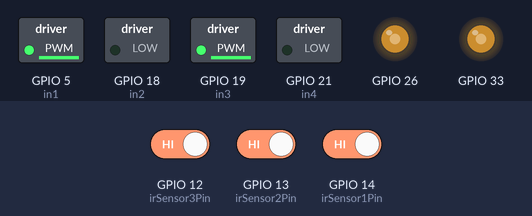
A sketch run on a simulated ESP32. On the bench: switched loads named in the sketch (green lamp = pin HIGH), output pins drawn as LEDs (lit = HIGH). The test bench sets the inputs (shaded band); at power-on: GPIO 12 (irSensor3Pin) HIGH, GPIO 13 (irSensor2Pin) HIGH, GPIO 14 (irSensor1Pin) HIGH.

Above: at 1.2 s.
1.3 s: GPIO 12 (irSensor3Pin) driven LOW and GPIO 13 (irSensor2Pin) driven LOW
At 2.4 s:
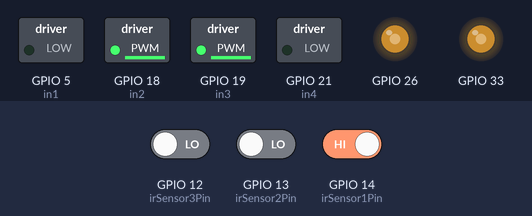
2.8 s: GPIO 12 (irSensor3Pin) driven HIGH
At 3.1 s:
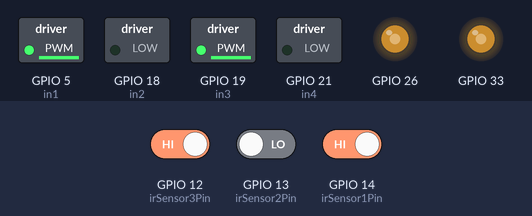
4.3 s: GPIO 14 (irSensor1Pin) driven LOW
At 5.5 s:
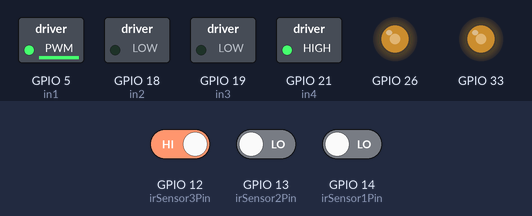
6.0 s: GPIO 13 (irSensor2Pin) driven HIGH
At 6.8 s:
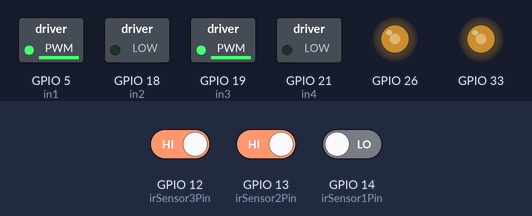
7.5 s: GPIO 13 (irSensor2Pin) driven LOW
At 9.8 s:
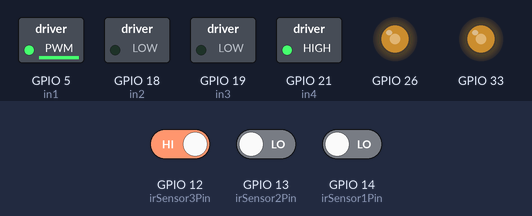
10.3 s: GPIO 12 (irSensor3Pin) driven LOW
At 11.7 s:
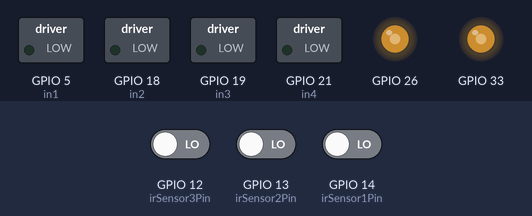
Timing chart, 0 to 12.8 s (numbered marks = the images above; inputs shaded):
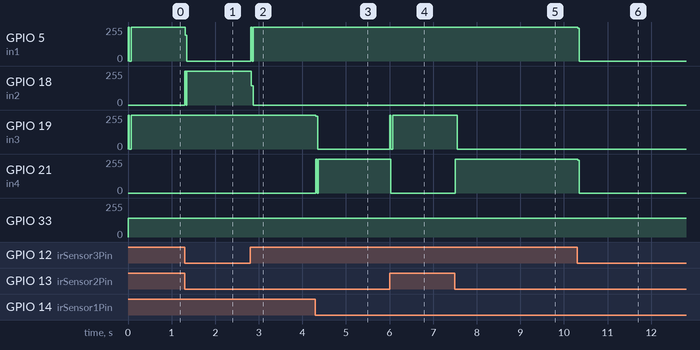

Measured:
- after the input at 1.3 s, GPIO 5 (in1): 254/255 → 0/255 at once; GPIO 18 (in2): 0/255 → 254/255 at once
- after the input at 2.8 s, GPIO 5 (in1): 0/255 → 254/255 at once; GPIO 18 (in2): 254/255 → 0/255 at once
- after the input at 4.3 s, GPIO 19 (in3): 254/255 → 0/255 at once; GPIO 21 (in4): 0/255 → 255/255 at once
- after the input at 6.0 s, GPIO 19 (in3): 0/255 → 254/255 at once; GPIO 21 (in4): 255/255 → 0/255 at once
- after the input at 7.5 s, GPIO 19 (in3): 254/255 → 0/255 after 0.05 s; GPIO 21 (in4): 0/255 → 255/255 at once
- after the input at 10.3 s, GPIO 5 (in1): 254/255 → 0/255 at once; GPIO 21 (in4): 255/255 → 0/255 at once

The sketch:

linefollower.ino
```cpp
const int irSensor1Pin = 14; // Left IR sensor
const int irSensor2Pin = 13; // Middle IR sensor
const int irSensor3Pin = 12; // Right IR sensor
/*
5-R
18-P
19-B
21-Y

IN1 - P
IN2 - R
IN3 - Y
IN4 - B

5 - IN2
18 - IN1
19 - IN4
21 - IN3
*/
const int in1 = 5;  // Motor A (Left motor) direction control
const int in2 = 18; // Motor A (Left motor) direction control
const int in3 = 19; // Motor B (Right motor) direction control
const int in4 = 21; // Motor B (Right motor) direction control

//String directionString = "FFRFFLFF"; // Example constant direction string
String directionString = "FRF"; // Example constant direction string

void setupMotors() {
  pinMode(in1, OUTPUT);
  pinMode(in2, OUTPUT);
  pinMode(in3, OUTPUT);
  pinMode(in4, OUTPUT);
}

void moveForward() {
  digitalWrite(in2, LOW);
  speedControl(in1, in3);
  digitalWrite(in4, LOW);
}

void moveBackward() {
  digitalWrite(in1, LOW);
  digitalWrite(in3, LOW);
  speedControl(in2, in4);
}

void turnLeft() {
  digitalWrite(in1, LOW);
  speedControl(in2, in3);
  digitalWrite(in4, LOW);
  //delay(100); // Adjust this delay to make the turn less abrupt
  //moveForward(); // Move forward slightly to align with the tape
  //delay(100);
  //stopMotors();
}

void turnRight() {
  digitalWrite(in2, LOW);
  digitalWrite(in3, LOW);
  speedControl(in1, in4);
  //delay(100); // Adjust this delay to make the turn less abrupt
  //moveForward(); // Move forward slightly to align with the tape
  //delay(100);
  //stopMotors();
}

void stopMotors() {
  digitalWrite(in1, LOW);
  digitalWrite(in2, LOW);
  digitalWrite(in3, LOW);
  digitalWrite(in4, LOW);
}

void speedControl(int pin1, int pin2) {
  digitalWrite(pin1, HIGH);
  digitalWrite(pin2, HIGH);
}

void setup() {
  Serial.begin(115200);

  // Initialize motor driver
  setupMotors();
  pinMode(26, OUTPUT);
  pinMode(33,OUTPUT);

  // Initialize IR sensor pins
  pinMode(irSensor1Pin, INPUT);
  pinMode(irSensor2Pin, INPUT);
  pinMode(irSensor3Pin, INPUT);
}

void loop() {
  static int directionIndex = 0;
  analogWrite(26, 140);
  analogWrite(33, 140);

  bool sensor1 = digitalRead(irSensor1Pin) == LOW;
  bool sensor2 = digitalRead(irSensor2Pin) == LOW;
  bool sensor3 = digitalRead(irSensor3Pin) == LOW;
  // Stop the robot if all directions have been processed
  if (directionIndex >= directionString.length()) {
    stopMotors();
    return;
  }
  int check = 4*sensor1 + 2*sensor2 + sensor3;
  switch(check){
    case 0b111:
     stopMotors();
    break;
    case 0b110:
      turnRight();
    break;
    case 0b011:
      turnLeft();
    break;
    case 0b101:
      moveForward();
    break;
    default:
      moveForward();
    break;
  }
  delay(16);
  stopMotors();
  /*
  if (!irSensor1White || !irSensor3White) {
    if (directionIndex < directionString.length()) {
      char direction = directionString.charAt(directionIndex);
      directionIndex++;

      if ((direction == 'L' && !irSensor3White) || (direction == 'R' && !irSensor1White)) {
        // If the direction matches the IR sensor detection, turn
        if (direction == 'L') {
          turnLeft();
        } else if (direction == 'R') {
          turnRight();
        }
        // Ensure the middle IR sensor is back on the black tape after turning
        while (irSensor2White) {
          moveForward();
          delay(100);
        }
        stopMotors();
      } else {
        // Otherwise, continue straight
        moveForward();
      }
    }

*/

   // Adjust this delay for the main loop
}
```
